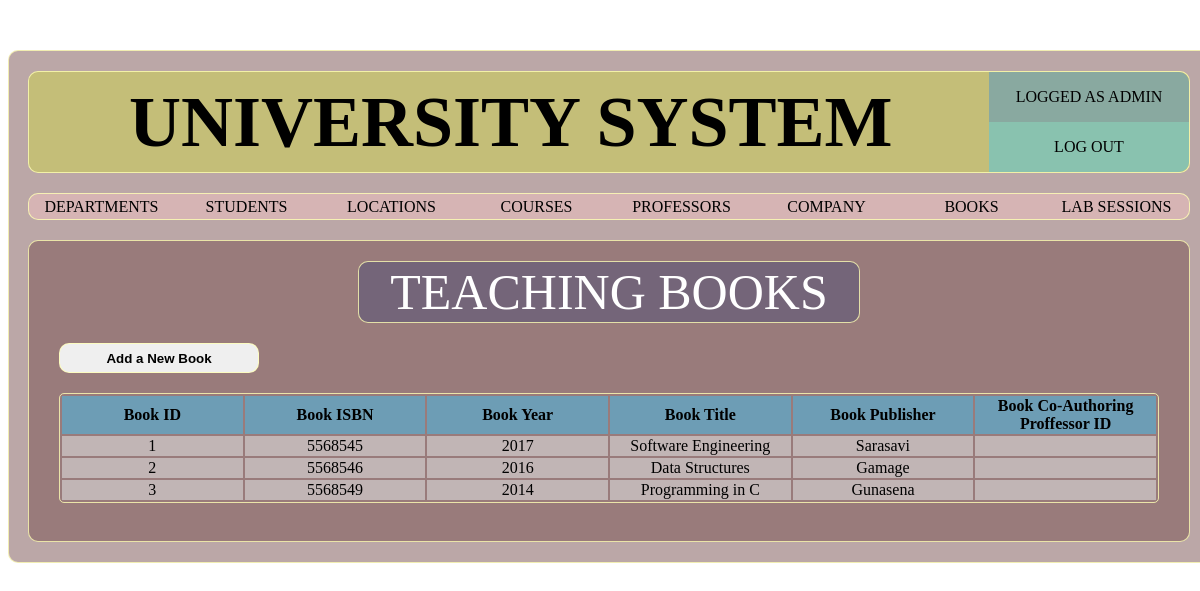
The app's page /pages/teachingbooks.php (signed in) with its own data.
### tables this page shows
CREATE TABLE `book` (
  `bookID` varchar(20) NOT NULL,
  `bookISBN` varchar(20) NOT NULL,
  `bookYear` int(5) NOT NULL,
  `bookTitle` varchar(100) NOT NULL,
  `bookPublisher` varchar(100) NOT NULL,
  `profID` varchar(20) DEFAULT NULL
);

### pages/teachingbooks.php (the view, shortened to what this page needs)
<?php
 require_once('layout/header.php');
?>
		<div class="container sub-page border-default">
			<div class="sub-page-box">
				<div class="container sub-page-title text-center border-default"> TEACHING BOOKS </div>
			</div>
			<div class="sub-page-box">
				<button name="add_new_book" class="sub-page-btn border-default" onclick="show_div()"> Add a New Book </button>
			</div>
			<div class="sub-page-box">
				<table class="container sub-page-table text-center">
					<tr>
                        <th>Book ID</th>
						<th>Book ISBN</th>
						<th>Book Year</th>
                        <th>Book Title</th>
						<th>Book Publisher</th>
						<th>Book Co-Authoring Proffessor ID</th>
					</tr>
                        <?php
                            require_once('../inc/config.php');
                            $query="SELECT * FROM book";
                        $userquery=mysqli_query($connection,$query);
                        if(mysqli_num_rows($userquery)>0){
                            while($row=mysqli_fetch_assoc($userquery)){
                                    echo "<tr><td>".$row['bookID']."</td>";
                                    echo "<td>".$row['bookISBN']."</td>";
                                    echo "<td>".$row['bookYear']."</td>";
                                    echo "<td>".$row['bookTitle']."</td>";
                                    echo "<td>".$row['bookPublisher']."</td>";
                                    echo "<td>".$row['profID']."</td></tr>";
                                }
                            }
                        ?>
				</table>
			</div>
		</div>
        </div>
</body>
</html>

### css/main.css (style rules this page uses)
body { background-image: url("../assets/uni-back.jpg"); background-attachment: fixed; }
.container { margin: 0px auto; }
.border-default { border: 1px solid rgba(255,255,180,0.8); border-radius: 10px; }
.text-center { text-align: center; }

### css/subpage.css (style rules this page uses)
.sub-page { display: block; margin-top: 20px; margin-bottom: 20px; width: 1160px; min-height: 300px; background-color: rgba(120,80,80,0.5); }
.sub-page-box { display: block; }
.sub-page-title { margin-top: 20px; width: 500px; min-height: 60px; line-height: 60px; font-size: 50px; color: white; background-color: rgba(80,80,120,0.5); }
.sub-page-btn { margin-top: 20px; margin-left: 30px; min-height:30px; min-width: 200px; font-weight: bold; }
.sub-page-table { margin-top: 20px; margin-bottom: 20px; width: 1100px; border: 1px solid rgba(255,255,180,0.8); border-radius: 5px; }
.sub-page-table th { background-color: rgba(80,180,220,0.6); min-height: 30px; }
.sub-page-table td { background-color: rgba(220,220,220,0.6); min-height: 30px; }

### pages/layout/header.php (style rules this page uses)
.sub-page-table th,td { width: 16.5%; }

### records on screen
book: bookID "1", bookISBN "5568545", bookYear "2017", bookTitle "Software Engineering", bookPublisher "Sarasavi"
book: bookID "2", bookISBN "5568546", bookYear "2016", bookTitle "Data Structures", bookPublisher "Gamage"
book: bookID "3", bookISBN "5568549", bookYear "2014", bookTitle "Programming in C", bookPublisher "Gunasena"
